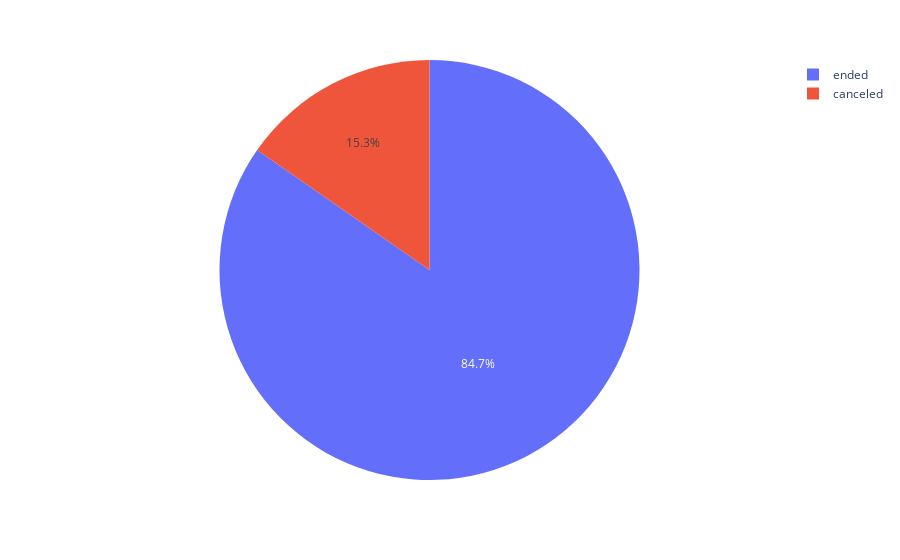

Write notebook code for a chart like this one.
### Code cell
df_cnt = df["state"].value_counts()
display(df_cnt)
fig = px.pie(df_cnt, values = "count", names=df_cnt.index)
fig.show()

### Figure 1 — Plotly figure (JSON) as saved in the notebook; plotly's stock layout.template omitted (floating-point values rounded to 4 significant figures)
{"data": [{"domain": {"x": [0, 1], "y": [0, 1]}, "hovertemplate": "state=%{label}<br>count=%{value}<extra></extra>", "labels": ["ended", "canceled"], "legendgroup": "", "name": "", "showlegend": true, "type": "pie", "values": [18045, 3265]}], "layout": {"legend": {"tracegroupgap": 0}, "margin": {"t": 60}}}
